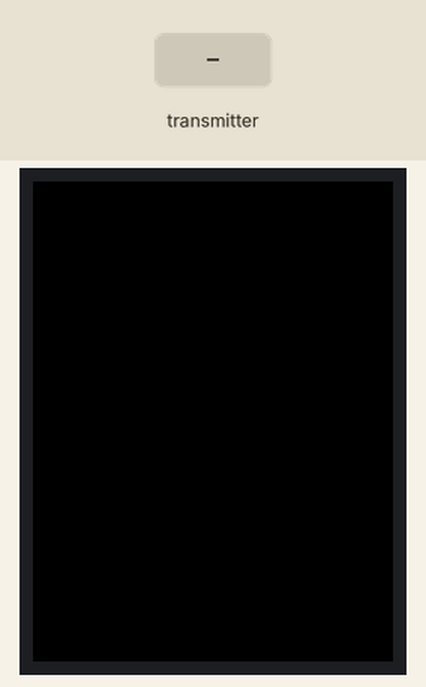
A program run on a simulated ESP32. Shown: 240×320 colour display. Inputs (shaded band) come from the test bench. What the program prints to the serial monitor is not drawn.

Above: at 1.7 s.
1.8 s: the transmitter starts sending speed = 0
At 2.5 s:
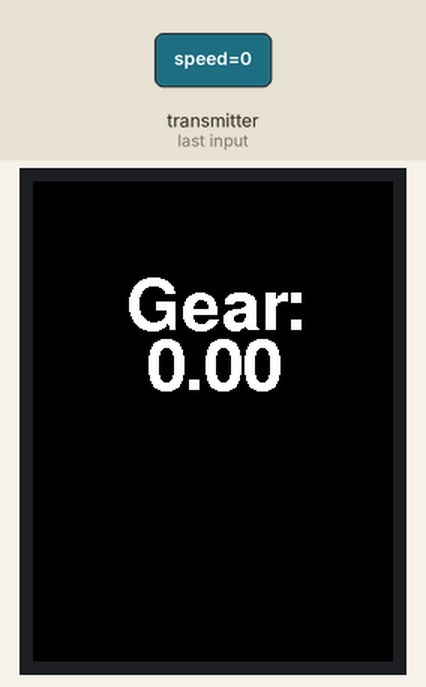
3.6 s: the transmitter starts sending rpm = 25
At 4.6 s:
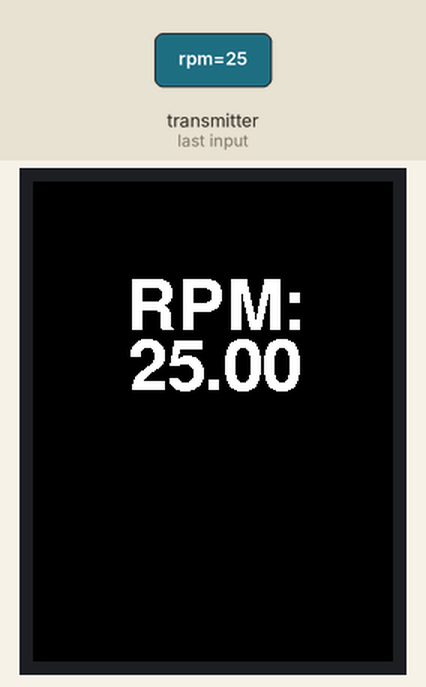
5.1 s: the transmitter starts sending fuel = 25
At 5.8 s:
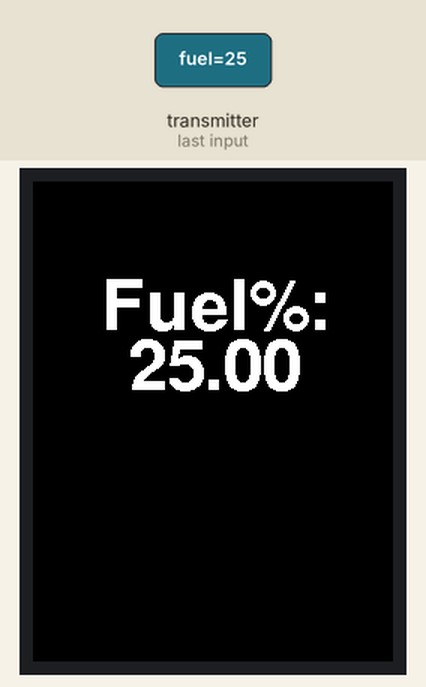
6.6 s: the transmitter starts sending temp = 25
At 7.8 s:
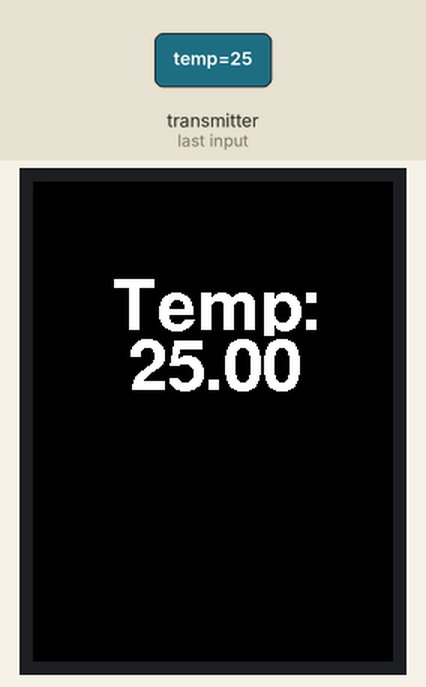
8.1 s: the transmitter starts sending gear = 1024
At 9.3 s:
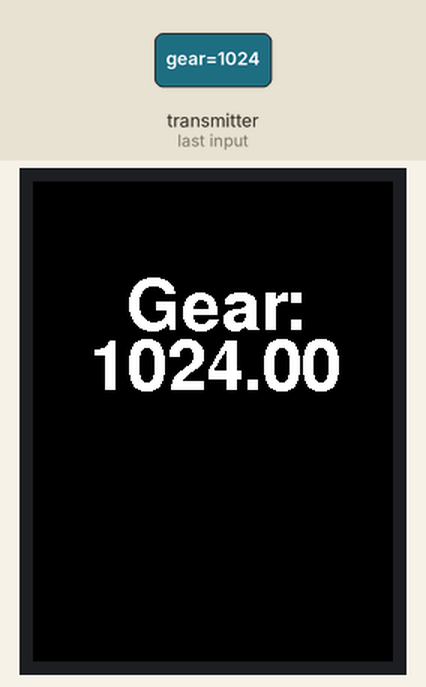
9.6 s: the transmitter starts sending speed = 25
At 10.5 s:
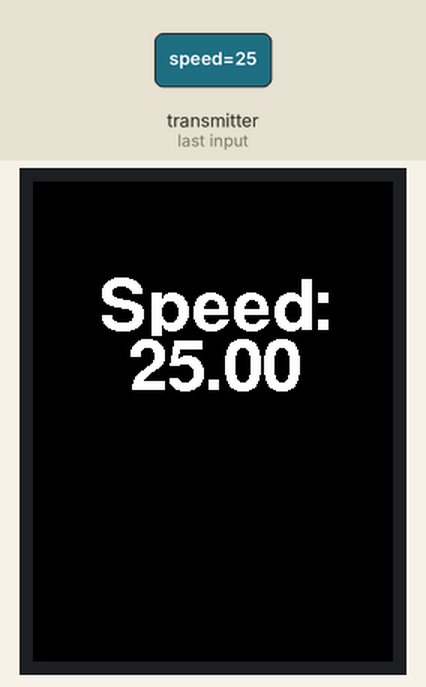
Timing chart, 0 to 12.1 s (numbered marks = the images above; inputs shaded):
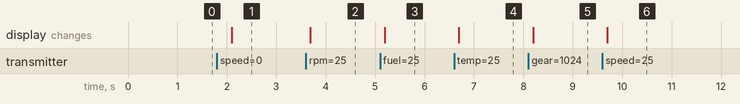

The program:

main.cpp
```cpp
#include <esp_now.h>
#include <WiFi.h>
#include <SPI.h>
#include <TFT_eSPI.h>
#include <Wire.h>

#define HEIGHT 240
#define WIDTH  240

// Number of displays you have
#define NUM_DISPLAYS 5
// Define a CS pin for each display.
// Make sure your wiring corresponds exactly to these pin assignments.
const int CS_PINS[NUM_DISPLAYS] = { 13, 33, 32, 25, 21 };

TFT_eSPI tft = TFT_eSPI();  // Single instance for all displays (using the shared SPI bus)

// Structure for incoming ESP-NOW data
typedef struct struct_message {
  float speed;
  float rpm;
  float fuel;
  float temp;
  int gear;
} struct_message;

// Shared data (accessed both in callback and loop)
volatile struct_message myData;
// A local copy to compare with what’s currently shown
struct_message lastData = { -1.0, -1.0, -1.0, -1.0, -1 };

// A flag set in the ESP-NOW callback to indicate new data is available
volatile bool newDataAvailable = false;

// This function updates one display. It manually toggles the CS pin and wraps
// drawing commands inside an SPI transaction.
void updateDisplay(int index, const char* label, float value) {
  // Activate the display by pulling its CS LOW
  digitalWrite(CS_PINS[index], LOW);
  tft.startWrite(); // Begin SPI transaction

  // Clear only the area where text is shown.
  // (Adjust the rectangle parameters to suit your layout.)
  tft.fillRect(0, HEIGHT/3 - 20, WIDTH, HEIGHT/3 + 50, TFT_BLACK);

  tft.setTextColor(TFT_WHITE, TFT_BLACK);
  tft.setTextDatum(MC_DATUM);
  tft.setFreeFont(&FreeSansBold24pt7b);
  tft.drawString(label, WIDTH / 2, HEIGHT / 3);
  tft.drawFloat(value, 2, WIDTH / 2, HEIGHT / 2);

  tft.endWrite(); // End SPI transaction
  digitalWrite(CS_PINS[index], HIGH); // Deactivate the display
}

// ESP-NOW callback: simply store the data and signal new data is available.
void OnDataRecv(const uint8_t *mac, const uint8_t *incomingData, int len) {
  memcpy((void *)&myData, incomingData, sizeof(myData));

  Serial.print("Received Speed: ");
  Serial.println(myData.speed);
  Serial.print("Received RPM: ");
  Serial.println(myData.rpm);
  Serial.print("Received Fuel: ");
  Serial.println(myData.fuel);
  Serial.print("Received Temp: ");
  Serial.println(myData.temp);
  Serial.print("Received Gear: ");
  Serial.println(myData.gear);

  // Signal that new data is available.
  newDataAvailable = true;
}

void setup() {
  Serial.begin(115200);
  WiFi.mode(WIFI_STA);

  tft.begin();
  tft.setRotation(0);

  // Initialize each CS pin as an OUTPUT and clear each display
  for (int i = 0; i < NUM_DISPLAYS; i++) {
    pinMode(CS_PINS[i], OUTPUT);
    digitalWrite(CS_PINS[i], HIGH);
    digitalWrite(CS_PINS[i], LOW);
    tft.startWrite();
    tft.fillScreen(TFT_BLACK);
    tft.endWrite();
    digitalWrite(CS_PINS[i], HIGH);
  }

  // Initialize ESP-NOW and register the receive callback
  if (esp_now_init() != ESP_OK) {
    Serial.println("Error initializing ESP-NOW");
    return;
  }
  esp_now_register_recv_cb(OnDataRecv);
}

void loop() {
    // If new data has been received, update the displays one-by-one.
    if (newDataAvailable) {
      // เราปิดการขัดจังหวะชั่วคราวเพื่อป้องกัน race condition
      noInterrupts();
      struct_message localData;
      memcpy((void*)&localData, (void*)&myData, sizeof(struct_message));
      newDataAvailable = false;
      interrupts();

      // ตรวจสอบและอัปเดตหน้าจอที่เปลี่ยนแปลง
      if (localData.speed != lastData.speed) {
        updateDisplay(0, "Speed:", localData.speed);
        lastData.speed = localData.speed;
      }
      if (localData.rpm != lastData.rpm) {
        updateDisplay(1, "RPM:", localData.rpm);
        lastData.rpm = localData.rpm;
      }
      if (localData.fuel != lastData.fuel) {
        updateDisplay(2, "Fuel%:", localData.fuel);
        lastData.fuel = localData.fuel;
      }
      if (localData.temp != lastData.temp) {
        updateDisplay(3, "Temp:", localData.temp);
        lastData.temp = localData.temp;
      }
      if (localData.gear != lastData.gear) {
        updateDisplay(4, "Gear:", localData.gear);
        lastData.gear = localData.gear;
      }
    }
}
```

Measured:
- after the input at 1.8 s, the display: changes after 0.30 s (image 1)
- after the input at 3.6 s, the display: changes after 0.09 s (image 2)
- after the input at 5.1 s, the display: changes after 0.09 s (image 3)
- after the input at 6.6 s, the display: changes after 0.09 s (image 4)
- after the input at 8.1 s, the display: changes after 0.10 s (image 5)
- after the input at 9.6 s, the display: changes after 0.10 s (image 6)
